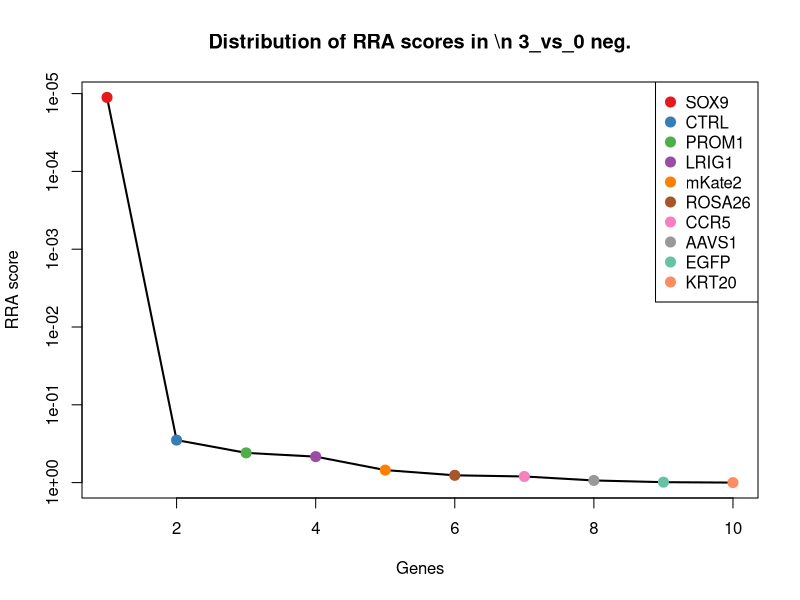
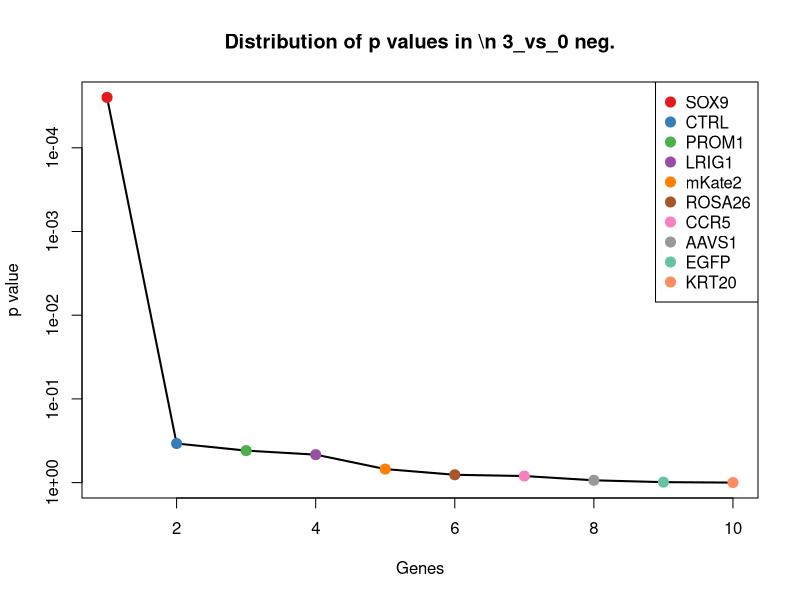
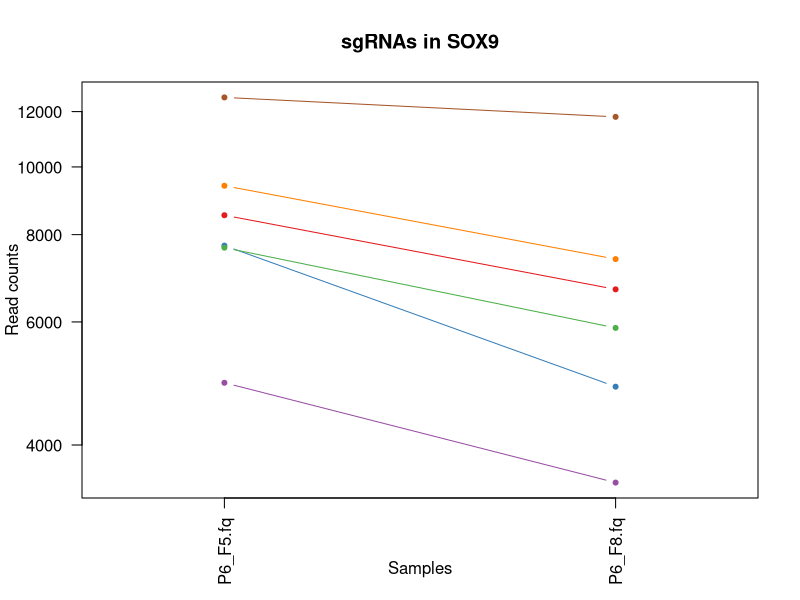
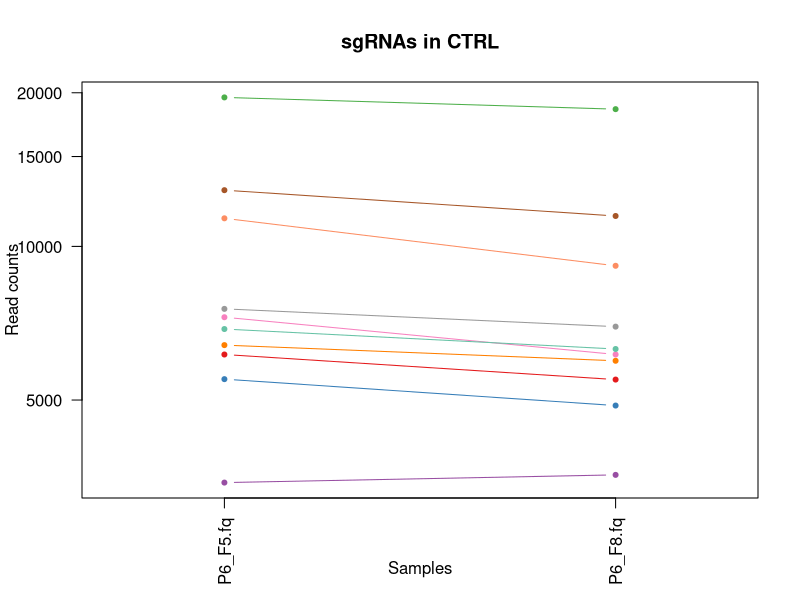
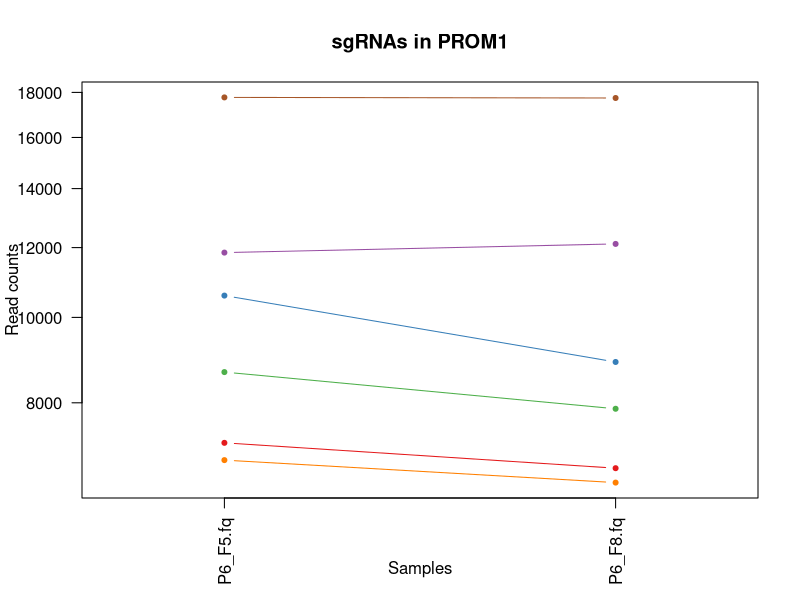
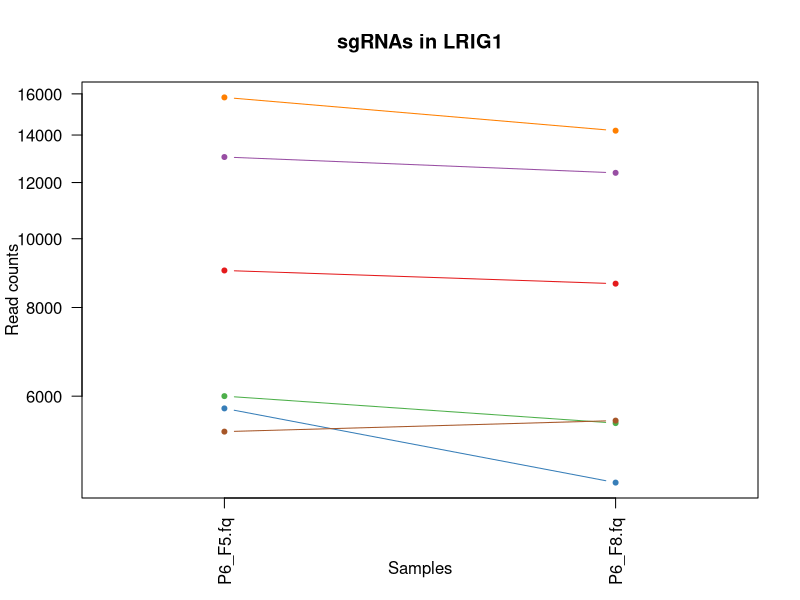
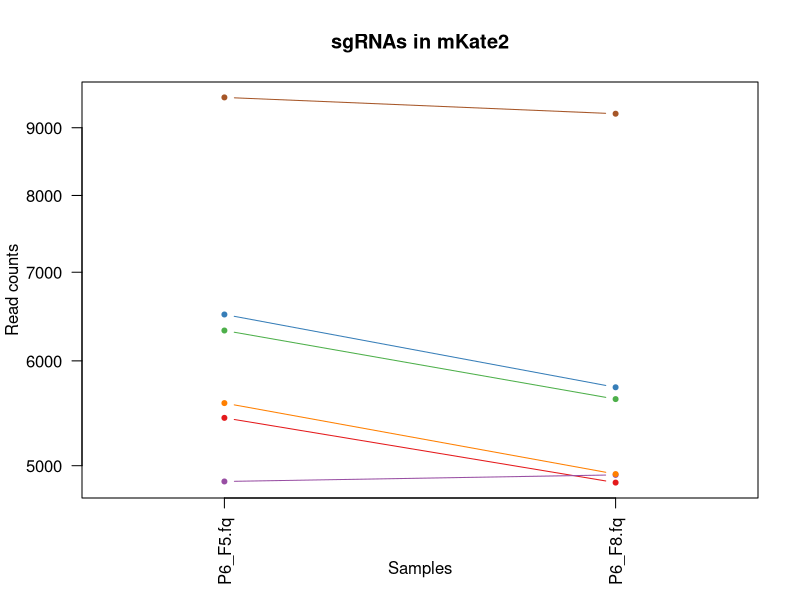
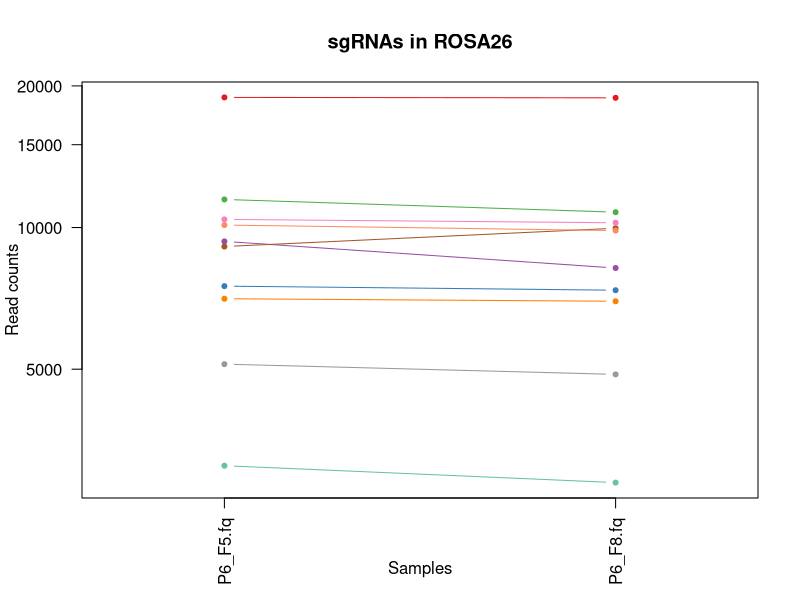

Reproduce these figures in R, in order. (Note: this script raises an error after producing the figures.)
pdf(file='P6_03_day3.pdf',width=4.5,height=4.5);
gstable=read.table('P6_03_day3.gene_summary.txt',header=T)
# 
#
# parameters
# Do not modify the variables beginning with "__"

# gstablename='__GENE_SUMMARY_FILE__'
startindex=3
# outputfile='__OUTPUT_FILE__'
targetgenelist=c("SOX9","CTRL","PROM1","LRIG1","mKate2","ROSA26","CCR5","AAVS1","EGFP","KRT20")
# samplelabel=sub('.\\w+.\\w+$','',colnames(gstable)[startindex]);
samplelabel='3_vs_0 neg.'


# You need to write some codes in front of this code:
# gstable=read.table(gstablename,header=T)
# pdf(file=outputfile,width=6,height=6)


# set up color using RColorBrewer
#library(RColorBrewer)
#colors <- brewer.pal(length(targetgenelist), "Set1")

colors=c( "#E41A1C", "#377EB8", "#4DAF4A", "#984EA3", "#FF7F00",  "#A65628", "#F781BF",
          "#999999", "#66C2A5", "#FC8D62", "#8DA0CB", "#E78AC3", "#A6D854", "#FFD92F", "#E5C494", "#B3B3B3", 
          "#8DD3C7", "#FFFFB3", "#BEBADA", "#FB8072", "#80B1D3", "#FDB462", "#B3DE69", "#FCCDE5",
          "#D9D9D9", "#BC80BD", "#CCEBC5", "#FFED6F")

######
# function definition

plotrankedvalues<-function(val, tglist, ...){
  
  plot(val,log='y',ylim=c(max(val),min(val)),type='l',lwd=2, ...)
  if(length(tglist)>0){
    for(i in 1:length(tglist)){
      targetgene=tglist[i];
      tx=which(names(val)==targetgene);ty=val[targetgene];
      points(tx,ty,col=colors[(i %% length(colors)) ],cex=2,pch=20)
      # text(tx+50,ty,targetgene,col=colors[i])
    }
    legend('topright',tglist,pch=20,pt.cex = 2,cex=1,col=colors)
  }
}



plotrandvalues<-function(val,targetgenelist, ...){
  # choose the one with the best distance distribution
  
  mindiffvalue=0;
  randval=val;
  for(i in 1:20){
    randval0=sample(val)
    vindex=sort(which(names(randval0) %in% targetgenelist))
    if(max(vindex)>0.9*length(val)){
      # print('pass...')
      next;
    }
    mindiffind=min(diff(vindex));
    if (mindiffind > mindiffvalue){
      mindiffvalue=mindiffind;
      randval=randval0;
      # print(paste('Diff: ',mindiffvalue))
    }
  }
  plot(randval,log='y',ylim=c(max(randval),min(randval)),pch=20,col='grey', ...)
  
  if(length(targetgenelist)>0){
    for(i in 1:length(targetgenelist)){
      targetgene=targetgenelist[i];
      tx=which(names(randval)==targetgene);ty=randval[targetgene];
      points(tx,ty,col=colors[(i %% length(colors)) ],cex=2,pch=20)
      text(tx+50,ty,targetgene,col=colors[i])
    }
  }
  
}




# set.seed(1235)



pvec=gstable[,startindex]
names(pvec)=gstable[,'id']
pvec=sort(pvec);

plotrankedvalues(pvec,targetgenelist,xlab='Genes',ylab='RRA score',main=paste('Distribution of RRA scores in \\n',samplelabel))

# plotrandvalues(pvec,targetgenelist,xlab='Genes',ylab='RRA score',main=paste('Distribution of RRA scores in \\n',samplelabel))


pvec=gstable[,startindex+1]
names(pvec)=gstable[,'id']
pvec=sort(pvec);

plotrankedvalues(pvec,targetgenelist,xlab='Genes',ylab='p value',main=paste('Distribution of p values in \\n',samplelabel))

# plotrandvalues(pvec,targetgenelist,xlab='Genes',ylab='p value',main=paste('Distribution of p values in \\n',samplelabel))



# you need to write after this code:
# dev.off()






# parameters
# Do not modify the variables beginning with "__"
targetmat=list(c(8527.181510033277,6679.385668411073),c(7714.853485062613,4846.250446738497),c(7662.810185412682,5881.980806588692),c(4909.040808283718,3532.772326028821),c(9397.209715050603,7379.130833673186),c(12572.982369775747,11791.736389263333))
targetgene="SOX9"
collabel=c("P6_F5.fq","P6_F8.fq")

# set up color using RColorBrewer
#library(RColorBrewer)
#colors <- brewer.pal(length(targetgenelist), "Set1")

colors=c( "#E41A1C", "#377EB8", "#4DAF4A", "#984EA3", "#FF7F00",  "#A65628", "#F781BF",
          "#999999", "#66C2A5", "#FC8D62", "#8DA0CB", "#E78AC3", "#A6D854", "#FFD92F", "#E5C494", "#B3B3B3", 
          "#8DD3C7", "#FFFFB3", "#BEBADA", "#FB8072", "#80B1D3", "#FDB462", "#B3DE69", "#FCCDE5",
          "#D9D9D9", "#BC80BD", "#CCEBC5", "#FFED6F")


## code

targetmatvec=unlist(targetmat)+1
yrange=range(targetmatvec[targetmatvec>0]);
# yrange[1]=1; # set the minimum value to 1
for(i in 1:length(targetmat)){
  vali=targetmat[[i]]+1;
  if(i==1){
    plot(1:length(vali),vali,type='b',las=1,pch=20,main=paste('sgRNAs in',targetgene),ylab='Read counts',xlab='Samples',xlim=c(0.7,length(vali)+0.3),ylim = yrange,col=colors[(i %% length(colors))],xaxt='n',log='y')
    axis(1,at=1:length(vali),labels=(collabel),las=2)
    # lines(0:100,rep(1,101),col='black');
  }else{
    lines(1:length(vali),vali,type='b',pch=20,col=colors[(i %% length(colors))])
  }
}




# parameters
# Do not modify the variables beginning with "__"
targetmat=list(c(6138.846606533178,5482.3824151585995),c(5492.830865226424,4875.8171438622485),c(19585.25130956429,18574.157517348085),c(3443.9087855302237,3565.922865228179),c(6404.719985179565,5967.993016403241),c(12886.37354375468,11470.086562977674),c(7263.434429403428,6140.017436032339),c(7542.884321001971,6961.6132318650625),c(6886.686194981101,6293.226684764505),c(11349.964828002367,9161.196305768373))
targetgene="CTRL"
collabel=c("P6_F5.fq","P6_F8.fq")

# set up color using RColorBrewer
#library(RColorBrewer)
#colors <- brewer.pal(length(targetgenelist), "Set1")

colors=c( "#E41A1C", "#377EB8", "#4DAF4A", "#984EA3", "#FF7F00",  "#A65628", "#F781BF",
          "#999999", "#66C2A5", "#FC8D62", "#8DA0CB", "#E78AC3", "#A6D854", "#FFD92F", "#E5C494", "#B3B3B3", 
          "#8DD3C7", "#FFFFB3", "#BEBADA", "#FB8072", "#80B1D3", "#FDB462", "#B3DE69", "#FCCDE5",
          "#D9D9D9", "#BC80BD", "#CCEBC5", "#FFED6F")


## code

targetmatvec=unlist(targetmat)+1
yrange=range(targetmatvec[targetmatvec>0]);
# yrange[1]=1; # set the minimum value to 1
for(i in 1:length(targetmat)){
  vali=targetmat[[i]]+1;
  if(i==1){
    plot(1:length(vali),vali,type='b',las=1,pch=20,main=paste('sgRNAs in',targetgene),ylab='Read counts',xlab='Samples',xlim=c(0.7,length(vali)+0.3),ylim = yrange,col=colors[(i %% length(colors))],xaxt='n',log='y')
    axis(1,at=1:length(vali),labels=(collabel),las=2)
    # lines(0:100,rep(1,101),col='black');
  }else{
    lines(1:length(vali),vali,type='b',pch=20,col=colors[(i %% length(colors))])
  }
}




# parameters
# Do not modify the variables beginning with "__"
targetmat=list(c(7204.602873277418,6742.998865253084),c(10585.154598364248,8899.57583424912),c(8667.47214387222,7875.492961144646),c(11843.244798597365,12115.178136586792),c(6886.686194981101,6493.921840998452),c(17764.86719789605,17737.330392694035))
targetgene="PROM1"
collabel=c("P6_F5.fq","P6_F8.fq")

# set up color using RColorBrewer
#library(RColorBrewer)
#colors <- brewer.pal(length(targetgenelist), "Set1")

colors=c( "#E41A1C", "#377EB8", "#4DAF4A", "#984EA3", "#FF7F00",  "#A65628", "#F781BF",
          "#999999", "#66C2A5", "#FC8D62", "#8DA0CB", "#E78AC3", "#A6D854", "#FFD92F", "#E5C494", "#B3B3B3", 
          "#8DD3C7", "#FFFFB3", "#BEBADA", "#FB8072", "#80B1D3", "#FDB462", "#B3DE69", "#FCCDE5",
          "#D9D9D9", "#BC80BD", "#CCEBC5", "#FFED6F")


## code

targetmatvec=unlist(targetmat)+1
yrange=range(targetmatvec[targetmatvec>0]);
# yrange[1]=1; # set the minimum value to 1
for(i in 1:length(targetmat)){
  vali=targetmat[[i]]+1;
  if(i==1){
    plot(1:length(vali),vali,type='b',las=1,pch=20,main=paste('sgRNAs in',targetgene),ylab='Read counts',xlab='Samples',xlim=c(0.7,length(vali)+0.3),ylim = yrange,col=colors[(i %% length(colors))],xaxt='n',log='y')
    axis(1,at=1:length(vali),labels=(collabel),las=2)
    # lines(0:100,rep(1,101),col='black');
  }else{
    lines(1:length(vali),vali,type='b',pch=20,col=colors[(i %% length(colors))])
  }
}




# parameters
# Do not modify the variables beginning with "__"
targetmat=list(c(9020.461480628275,8642.435165324376),c(5765.492500348889,4531.768304604053),c(5999.687348773579,5496.717783461025),c(13034.583810149048,12383.070331738358),c(15816.63758926167,14198.286343032902),c(5346.883350990748,5541.515809406102))
targetgene="LRIG1"
collabel=c("P6_F5.fq","P6_F8.fq")

# set up color using RColorBrewer
#library(RColorBrewer)
#colors <- brewer.pal(length(targetgenelist), "Set1")

colors=c( "#E41A1C", "#377EB8", "#4DAF4A", "#984EA3", "#FF7F00",  "#A65628", "#F781BF",
          "#999999", "#66C2A5", "#FC8D62", "#8DA0CB", "#E78AC3", "#A6D854", "#FFD92F", "#E5C494", "#B3B3B3", 
          "#8DD3C7", "#FFFFB3", "#BEBADA", "#FB8072", "#80B1D3", "#FDB462", "#B3DE69", "#FCCDE5",
          "#D9D9D9", "#BC80BD", "#CCEBC5", "#FFED6F")


## code

targetmatvec=unlist(targetmat)+1
yrange=range(targetmatvec[targetmatvec>0]);
# yrange[1]=1; # set the minimum value to 1
for(i in 1:length(targetmat)){
  vali=targetmat[[i]]+1;
  if(i==1){
    plot(1:length(vali),vali,type='b',las=1,pch=20,main=paste('sgRNAs in',targetgene),ylab='Read counts',xlab='Samples',xlim=c(0.7,length(vali)+0.3),ylim = yrange,col=colors[(i %% length(colors))],xaxt='n',log='y')
    axis(1,at=1:length(vali),labels=(collabel),las=2)
    # lines(0:100,rep(1,101),col='black');
  }else{
    lines(1:length(vali),vali,type='b',pch=20,col=colors[(i %% length(colors))])
  }
}




# parameters
# Do not modify the variables beginning with "__"
targetmat=list(c(5432.867933021069,4854.314091408612),c(6503.149704082695,5729.667518375428),c(6324.392283545975,5613.192650918227),c(4863.785765109866,4919.719209288424),c(5574.28994293936,4926.886893439637),c(9486.588425318963,9221.225660534777))
targetgene="mKate2"
collabel=c("P6_F5.fq","P6_F8.fq")

# set up color using RColorBrewer
#library(RColorBrewer)
#colors <- brewer.pal(length(targetgenelist), "Set1")

colors=c( "#E41A1C", "#377EB8", "#4DAF4A", "#984EA3", "#FF7F00",  "#A65628", "#F781BF",
          "#999999", "#66C2A5", "#FC8D62", "#8DA0CB", "#E78AC3", "#A6D854", "#FFD92F", "#E5C494", "#B3B3B3", 
          "#8DD3C7", "#FFFFB3", "#BEBADA", "#FB8072", "#80B1D3", "#FDB462", "#B3DE69", "#FCCDE5",
          "#D9D9D9", "#BC80BD", "#CCEBC5", "#FFED6F")


## code

targetmatvec=unlist(targetmat)+1
yrange=range(targetmatvec[targetmatvec>0]);
# yrange[1]=1; # set the minimum value to 1
for(i in 1:length(targetmat)){
  vali=targetmat[[i]]+1;
  if(i==1){
    plot(1:length(vali),vali,type='b',las=1,pch=20,main=paste('sgRNAs in',targetgene),ylab='Read counts',xlab='Samples',xlim=c(0.7,length(vali)+0.3),ylim = yrange,col=colors[(i %% length(colors))],xaxt='n',log='y')
    axis(1,at=1:length(vali),labels=(collabel),las=2)
    # lines(0:100,rep(1,101),col='black');
  }else{
    lines(1:length(vali),vali,type='b',pch=20,col=colors[(i %% length(colors))])
  }
}




# parameters
# Do not modify the variables beginning with "__"
targetmat=list(c(18904.1629097978,18864.448725472186),c(7506.680286462889,7358.523741738451),c(11473.284820651115,10780.19696342348),c(9344.035039321325,8202.518550543713),c(7057.523982962396,6971.46879757298),c(9112.102943055328,9965.768851741968),c(10405.26580174818,10236.348928450238),c(5124.002263359521,4874.025222824445),c(3116.9410985991344,2869.761542041673),c(10122.4217819116,9851.08590532257))
targetgene="ROSA26"
collabel=c("P6_F5.fq","P6_F8.fq")

# set up color using RColorBrewer
#library(RColorBrewer)
#colors <- brewer.pal(length(targetgenelist), "Set1")

colors=c( "#E41A1C", "#377EB8", "#4DAF4A", "#984EA3", "#FF7F00",  "#A65628", "#F781BF",
          "#999999", "#66C2A5", "#FC8D62", "#8DA0CB", "#E78AC3", "#A6D854", "#FFD92F", "#E5C494", "#B3B3B3", 
          "#8DD3C7", "#FFFFB3", "#BEBADA", "#FB8072", "#80B1D3", "#FDB462", "#B3DE69", "#FCCDE5",
          "#D9D9D9", "#BC80BD", "#CCEBC5", "#FFED6F")


## code

targetmatvec=unlist(targetmat)+1
yrange=range(targetmatvec[targetmatvec>0]);
# yrange[1]=1; # set the minimum value to 1
for(i in 1:length(targetmat)){
  vali=targetmat[[i]]+1;
  if(i==1){
    plot(1:length(vali),vali,type='b',las=1,pch=20,main=paste('sgRNAs in',targetgene),ylab='Read counts',xlab='Samples',xlim=c(0.7,length(vali)+0.3),ylim = yrange,col=colors[(i %% length(colors))],xaxt='n',log='y')
    axis(1,at=1:length(vali),labels=(collabel),las=2)
    # lines(0:100,rep(1,101),col='black');
  }else{
    lines(1:length(vali),vali,type='b',pch=20,col=colors[(i %% length(colors))])
  }
}




# parameters
# Do not modify the variables beginning with "__"
targetmat=list(c(5770.0180046662745,5426.832862986704),c(8958.235796264227,7882.660645295859),c(4970.13511656842,5117.726483965668),c(4557.18284760701,4163.528531335514),c(5867.316347490058,5786.113031066226),c(7186.500856007878,6786.004970160358),c(12780.024192296125,13609.640282114582),c(7780.4732976647,8503.561284894635),c(3972.261414584959,4111.562821239224),c(6752.052441538887,6538.71986694353))
targetgene="CCR5"
collabel=c("P6_F5.fq","P6_F8.fq")

# set up color using RColorBrewer
#library(RColorBrewer)
#colors <- brewer.pal(length(targetgenelist), "Set1")

colors=c( "#E41A1C", "#377EB8", "#4DAF4A", "#984EA3", "#FF7F00",  "#A65628", "#F781BF",
          "#999999", "#66C2A5", "#FC8D62", "#8DA0CB", "#E78AC3", "#A6D854", "#FFD92F", "#E5C494", "#B3B3B3", 
          "#8DD3C7", "#FFFFB3", "#BEBADA", "#FB8072", "#80B1D3", "#FDB462", "#B3DE69", "#FCCDE5",
          "#D9D9D9", "#BC80BD", "#CCEBC5", "#FFED6F")


## code

targetmatvec=unlist(targetmat)+1
yrange=range(targetmatvec[targetmatvec>0]);
# yrange[1]=1; # set the minimum value to 1
for(i in 1:length(targetmat)){
  vali=targetmat[[i]]+1;
  if(i==1){
    plot(1:length(vali),vali,type='b',las=1,pch=20,main=paste('sgRNAs in',targetgene),ylab='Read counts',xlab='Samples',xlim=c(0.7,length(vali)+0.3),ylim = yrange,col=colors[(i %% length(colors))],xaxt='n',log='y')
    axis(1,at=1:length(vali),labels=(collabel),las=2)
    # lines(0:100,rep(1,101),col='black');
  }else{
    lines(1:length(vali),vali,type='b',pch=20,col=colors[(i %% length(colors))])
  }
}




# parameters
# Do not modify the variables beginning with "__"
targetmat=list(c(10183.5160901963,10171.839771089326),c(5188.490699882262,6186.60738301522),c(7151.428197548142,6629.211879352587),c(4315.068366626896,4169.800254967825),c(7495.366525669425,7069.128494133249),c(2312.5327061838952,2518.545018632264),c(5834.506441189015,5801.344359887552),c(10901.93990058122,10021.318403913865),c(2964.20532788738,2890.368633976408),c(4144.230578645601,4173.384097043431))
targetgene="AAVS1"
collabel=c("P6_F5.fq","P6_F8.fq")

# set up color using RColorBrewer
#library(RColorBrewer)
#colors <- brewer.pal(length(targetgenelist), "Set1")

colors=c( "#E41A1C", "#377EB8", "#4DAF4A", "#984EA3", "#FF7F00",  "#A65628", "#F781BF",
          "#999999", "#66C2A5", "#FC8D62", "#8DA0CB", "#E78AC3", "#A6D854", "#FFD92F", "#E5C494", "#B3B3B3", 
          "#8DD3C7", "#FFFFB3", "#BEBADA", "#FB8072", "#80B1D3", "#FDB462", "#B3DE69", "#FCCDE5",
          "#D9D9D9", "#BC80BD", "#CCEBC5", "#FFED6F")


## code

targetmatvec=unlist(targetmat)+1
yrange=range(targetmatvec[targetmatvec>0]);
# yrange[1]=1; # set the minimum value to 1
for(i in 1:length(targetmat)){
  vali=targetmat[[i]]+1;
  if(i==1){
    plot(1:length(vali),vali,type='b',las=1,pch=20,main=paste('sgRNAs in',targetgene),ylab='Read counts',xlab='Samples',xlim=c(0.7,length(vali)+0.3),ylim = yrange,col=colors[(i %% length(colors))],xaxt='n',log='y')
    axis(1,at=1:length(vali),labels=(collabel),las=2)
    # lines(0:100,rep(1,101),col='black');
  }else{
    lines(1:length(vali),vali,type='b',pch=20,col=colors[(i %% length(colors))])
  }
}




# parameters
# Do not modify the variables beginning with "__"
targetmat=list(c(3373.7634686107513,7793.960553924605),c(5806.222039205357,10307.12980944346),c(4103.501039789133,5181.339680807678),c(3705.2566598592252,5791.488794179635),c(5478.122976194922,9353.827817332209),c(11317.154921701322,10986.267882770837))
targetgene="EGFP"
collabel=c("P6_F5.fq","P6_F8.fq")

# set up color using RColorBrewer
#library(RColorBrewer)
#colors <- brewer.pal(length(targetgenelist), "Set1")

colors=c( "#E41A1C", "#377EB8", "#4DAF4A", "#984EA3", "#FF7F00",  "#A65628", "#F781BF",
          "#999999", "#66C2A5", "#FC8D62", "#8DA0CB", "#E78AC3", "#A6D854", "#FFD92F", "#E5C494", "#B3B3B3", 
          "#8DD3C7", "#FFFFB3", "#BEBADA", "#FB8072", "#80B1D3", "#FDB462", "#B3DE69", "#FCCDE5",
          "#D9D9D9", "#BC80BD", "#CCEBC5", "#FFED6F")


## code

targetmatvec=unlist(targetmat)+1
yrange=range(targetmatvec[targetmatvec>0]);
# yrange[1]=1; # set the minimum value to 1
for(i in 1:length(targetmat)){
  vali=targetmat[[i]]+1;
  if(i==1){
    plot(1:length(vali),vali,type='b',las=1,pch=20,main=paste('sgRNAs in',targetgene),ylab='Read counts',xlab='Samples',xlim=c(0.7,length(vali)+0.3),ylim = yrange,col=colors[(i %% length(colors))],xaxt='n',log='y')
    axis(1,at=1:length(vali),labels=(collabel),las=2)
    # lines(0:100,rep(1,101),col='black');
  }else{
    lines(1:length(vali),vali,type='b',pch=20,col=colors[(i %% length(colors))])
  }
}




# parameters
# Do not modify the variables beginning with "__"
targetmat=list(c(3311.537784246703,6166.000291080484),c(5945.381296964955,9617.240209889263),c(4136.310946090176,7362.107583814057),c(2071.5496012831272,3316.845840973547),c(6928.547109916914,11544.451286046504),c(4266.419195215004,6115.826502021997))
targetgene="KRT20"
collabel=c("P6_F5.fq","P6_F8.fq")

# set up color using RColorBrewer
#library(RColorBrewer)
#colors <- brewer.pal(length(targetgenelist), "Set1")

colors=c( "#E41A1C", "#377EB8", "#4DAF4A", "#984EA3", "#FF7F00",  "#A65628", "#F781BF",
          "#999999", "#66C2A5", "#FC8D62", "#8DA0CB", "#E78AC3", "#A6D854", "#FFD92F", "#E5C494", "#B3B3B3", 
          "#8DD3C7", "#FFFFB3", "#BEBADA", "#FB8072", "#80B1D3", "#FDB462", "#B3DE69", "#FCCDE5",
          "#D9D9D9", "#BC80BD", "#CCEBC5", "#FFED6F")


## code

targetmatvec=unlist(targetmat)+1
yrange=range(targetmatvec[targetmatvec>0]);
# yrange[1]=1; # set the minimum value to 1
for(i in 1:length(targetmat)){
  vali=targetmat[[i]]+1;
  if(i==1){
    plot(1:length(vali),vali,type='b',las=1,pch=20,main=paste('sgRNAs in',targetgene),ylab='Read counts',xlab='Samples',xlim=c(0.7,length(vali)+0.3),ylim = yrange,col=colors[(i %% length(colors))],xaxt='n',log='y')
    axis(1,at=1:length(vali),labels=(collabel),las=2)
    # lines(0:100,rep(1,101),col='black');
  }else{
    lines(1:length(vali),vali,type='b',pch=20,col=colors[(i %% length(colors))])
  }
}



# 
#
# parameters
# Do not modify the variables beginning with "__"

# gstablename='__GENE_SUMMARY_FILE__'
startindex=9
# outputfile='__OUTPUT_FILE__'
targetgenelist=c("KRT20","EGFP","LRIG1","PROM1","AAVS1","ROSA26","CCR5","mKate2","CTRL","SOX9")
# samplelabel=sub('.\\w+.\\w+$','',colnames(gstable)[startindex]);
samplelabel='3_vs_0 pos.'


# You need to write some codes in front of this code:
# gstable=read.table(gstablename,header=T)
# pdf(file=outputfile,width=6,height=6)


# set up color using RColorBrewer
#library(RColorBrewer)
#colors <- brewer.pal(length(targetgenelist), "Set1")

colors=c( "#E41A1C", "#377EB8", "#4DAF4A", "#984EA3", "#FF7F00",  "#A65628", "#F781BF",
          "#999999", "#66C2A5", "#FC8D62", "#8DA0CB", "#E78AC3", "#A6D854", "#FFD92F", "#E5C494", "#B3B3B3", 
          "#8DD3C7", "#FFFFB3", "#BEBADA", "#FB8072", "#80B1D3", "#FDB462", "#B3DE69", "#FCCDE5",
          "#D9D9D9", "#BC80BD", "#CCEBC5", "#FFED6F")

######
# function definition

plotrankedvalues<-function(val, tglist, ...){
  
  plot(val,log='y',ylim=c(max(val),min(val)),type='l',lwd=2, ...)
  if(length(tglist)>0){
    for(i in 1:length(tglist)){
      targetgene=tglist[i];
      tx=which(names(val)==targetgene);ty=val[targetgene];
      points(tx,ty,col=colors[(i %% length(colors)) ],cex=2,pch=20)
      # text(tx+50,ty,targetgene,col=colors[i])
    }
    legend('topright',tglist,pch=20,pt.cex = 2,cex=1,col=colors)
  }
}



plotrandvalues<-function(val,targetgenelist, ...){
  # choose the one with the best distance distribution
  
  mindiffvalue=0;
  randval=val;
  for(i in 1:20){
    randval0=sample(val)
    vindex=sort(which(names(randval0) %in% targetgenelist))
    if(max(vindex)>0.9*length(val)){
      # print('pass...')
      next;
    }
    mindiffind=min(diff(vindex));
    if (mindiffind > mindiffvalue){
      mindiffvalue=mindiffind;
      randval=randval0;
      # print(paste('Diff: ',mindiffvalue))
    }
  }
  plot(randval,log='y',ylim=c(max(randval),min(randval)),pch=20,col='grey', ...)
  
  if(length(targetgenelist)>0){
    for(i in 1:length(targetgenelist)){
      targetgene=targetgenelist[i];
      tx=which(names(randval)==targetgene);ty=randval[targetgene];
      points(tx,ty,col=colors[(i %% length(colors)) ],cex=2,pch=20)
      text(tx+50,ty,targetgene,col=colors[i])
    }
  }
  
}




# set.seed(1235)



pvec=gstable[,startindex]
names(pvec)=gstable[,'id']
pvec=sort(pvec);

plotrankedvalues(pvec,targetgenelist,xlab='Genes',ylab='RRA score',main=paste('Distribution of RRA scores in \\n',samplelabel))

# plotrandvalues(pvec,targetgenelist,xlab='Genes',ylab='RRA score',main=paste('Distribution of RRA scores in \\n',samplelabel))


pvec=gstable[,startindex+1]
names(pvec)=gstable[,'id']
pvec=sort(pvec);

plotrankedvalues(pvec,targetgenelist,xlab='Genes',ylab='p value',main=paste('Distribution of p values in \\n',samplelabel))

# plotrandvalues(pvec,targetgenelist,xlab='Genes',ylab='p value',main=paste('Distribution of p values in \\n',samplelabel))



# you need to write after this code:
# dev.off()






# parameters
# Do not modify the variables beginning with "__"
targetmat=list(c(3311.537784246703,6166.000291080484),c(5945.381296964955,9617.240209889263),c(4136.310946090176,7362.107583814057),c(2071.5496012831272,3316.845840973547),c(6928.547109916914,11544.451286046504),c(4266.419195215004,6115.826502021997))
targetgene="KRT20"
collabel=c("P6_F5.fq","P6_F8.fq")

# set up color using RColorBrewer
#library(RColorBrewer)
#colors <- brewer.pal(length(targetgenelist), "Set1")

colors=c( "#E41A1C", "#377EB8", "#4DAF4A", "#984EA3", "#FF7F00",  "#A65628", "#F781BF",
          "#999999", "#66C2A5", "#FC8D62", "#8DA0CB", "#E78AC3", "#A6D854", "#FFD92F", "#E5C494", "#B3B3B3", 
          "#8DD3C7", "#FFFFB3", "#BEBADA", "#FB8072", "#80B1D3", "#FDB462", "#B3DE69", "#FCCDE5",
          "#D9D9D9", "#BC80BD", "#CCEBC5", "#FFED6F")


## code

targetmatvec=unlist(targetmat)+1
yrange=range(targetmatvec[targetmatvec>0]);
# yrange[1]=1; # set the minimum value to 1
for(i in 1:length(targetmat)){
  vali=targetmat[[i]]+1;
  if(i==1){
    plot(1:length(vali),vali,type='b',las=1,pch=20,main=paste('sgRNAs in',targetgene),ylab='Read counts',xlab='Samples',xlim=c(0.7,length(vali)+0.3),ylim = yrange,col=colors[(i %% length(colors))],xaxt='n',log='y')
    axis(1,at=1:length(vali),labels=(collabel),las=2)
    # lines(0:100,rep(1,101),col='black');
  }else{
    lines(1:length(vali),vali,type='b',pch=20,col=colors[(i %% length(colors))])
  }
}




# parameters
# Do not modify the variables beginning with "__"
targetmat=list(c(3373.7634686107513,7793.960553924605),c(5806.222039205357,10307.12980944346),c(4103.501039789133,5181.339680807678),c(3705.2566598592252,5791.488794179635),c(5478.122976194922,9353.827817332209),c(11317.154921701322,10986.267882770837))
targetgene="EGFP"
collabel=c("P6_F5.fq","P6_F8.fq")

# set up color using RColorBrewer
#library(RColorBrewer)
#colors <- brewer.pal(length(targetgenelist), "Set1")

colors=c( "#E41A1C", "#377EB8", "#4DAF4A", "#984EA3", "#FF7F00",  "#A65628", "#F781BF",
          "#999999", "#66C2A5", "#FC8D62", "#8DA0CB", "#E78AC3", "#A6D854", "#FFD92F", "#E5C494", "#B3B3B3", 
          "#8DD3C7", "#FFFFB3", "#BEBADA", "#FB8072", "#80B1D3", "#FDB462", "#B3DE69", "#FCCDE5",
          "#D9D9D9", "#BC80BD", "#CCEBC5", "#FFED6F")


## code

targetmatvec=unlist(targetmat)+1
yrange=range(targetmatvec[targetmatvec>0]);
# yrange[1]=1; # set the minimum value to 1
for(i in 1:length(targetmat)){
  vali=targetmat[[i]]+1;
  if(i==1){
    plot(1:length(vali),vali,type='b',las=1,pch=20,main=paste('sgRNAs in',targetgene),ylab='Read counts',xlab='Samples',xlim=c(0.7,length(vali)+0.3),ylim = yrange,col=colors[(i %% length(colors))],xaxt='n',log='y')
    axis(1,at=1:length(vali),labels=(collabel),las=2)
    # lines(0:100,rep(1,101),col='black');
  }else{
    lines(1:length(vali),vali,type='b',pch=20,col=colors[(i %% length(colors))])
  }
}




# parameters
# Do not modify the variables beginning with "__"
targetmat=list(c(9020.461480628275,8642.435165324376),c(5765.492500348889,4531.768304604053),c(5999.687348773579,5496.717783461025),c(13034.583810149048,12383.070331738358),c(15816.63758926167,14198.286343032902),c(5346.883350990748,5541.515809406102))
targetgene="LRIG1"
collabel=c("P6_F5.fq","P6_F8.fq")

# set up color using RColorBrewer
#library(RColorBrewer)
#colors <- brewer.pal(length(targetgenelist), "Set1")

colors=c( "#E41A1C", "#377EB8", "#4DAF4A", "#984EA3", "#FF7F00",  "#A65628", "#F781BF",
          "#999999", "#66C2A5", "#FC8D62", "#8DA0CB", "#E78AC3", "#A6D854", "#FFD92F", "#E5C494", "#B3B3B3", 
          "#8DD3C7", "#FFFFB3", "#BEBADA", "#FB8072", "#80B1D3", "#FDB462", "#B3DE69", "#FCCDE5",
          "#D9D9D9", "#BC80BD", "#CCEBC5", "#FFED6F")


## code

targetmatvec=unlist(targetmat)+1
yrange=range(targetmatvec[targetmatvec>0]);
# yrange[1]=1; # set the minimum value to 1
for(i in 1:length(targetmat)){
  vali=targetmat[[i]]+1;
  if(i==1){
    plot(1:length(vali),vali,type='b',las=1,pch=20,main=paste('sgRNAs in',targetgene),ylab='Read counts',xlab='Samples',xlim=c(0.7,length(vali)+0.3),ylim = yrange,col=colors[(i %% length(colors))],xaxt='n',log='y')
    axis(1,at=1:length(vali),labels=(collabel),las=2)
    # lines(0:100,rep(1,101),col='black');
  }else{
    lines(1:length(vali),vali,type='b',pch=20,col=colors[(i %% length(colors))])
  }
}




# parameters
# Do not modify the variables beginning with "__"
targetmat=list(c(7204.602873277418,6742.998865253084),c(10585.154598364248,8899.57583424912),c(8667.47214387222,7875.492961144646),c(11843.244798597365,12115.178136586792),c(6886.686194981101,6493.921840998452),c(17764.86719789605,17737.330392694035))
targetgene="PROM1"
collabel=c("P6_F5.fq","P6_F8.fq")

# set up color using RColorBrewer
#library(RColorBrewer)
#colors <- brewer.pal(length(targetgenelist), "Set1")

colors=c( "#E41A1C", "#377EB8", "#4DAF4A", "#984EA3", "#FF7F00",  "#A65628", "#F781BF",
          "#999999", "#66C2A5", "#FC8D62", "#8DA0CB", "#E78AC3", "#A6D854", "#FFD92F", "#E5C494", "#B3B3B3", 
          "#8DD3C7", "#FFFFB3", "#BEBADA", "#FB8072", "#80B1D3", "#FDB462", "#B3DE69", "#FCCDE5",
          "#D9D9D9", "#BC80BD", "#CCEBC5", "#FFED6F")


## code

targetmatvec=unlist(targetmat)+1
yrange=range(targetmatvec[targetmatvec>0]);
# yrange[1]=1; # set the minimum value to 1
for(i in 1:length(targetmat)){
  vali=targetmat[[i]]+1;
  if(i==1){
    plot(1:length(vali),vali,type='b',las=1,pch=20,main=paste('sgRNAs in',targetgene),ylab='Read counts',xlab='Samples',xlim=c(0.7,length(vali)+0.3),ylim = yrange,col=colors[(i %% length(colors))],xaxt='n',log='y')
    axis(1,at=1:length(vali),labels=(collabel),las=2)
    # lines(0:100,rep(1,101),col='black');
  }else{
    lines(1:length(vali),vali,type='b',pch=20,col=colors[(i %% length(colors))])
  }
}




# parameters
# Do not modify the variables beginning with "__"
targetmat=list(c(10183.5160901963,10171.839771089326),c(5188.490699882262,6186.60738301522),c(7151.428197548142,6629.211879352587),c(4315.068366626896,4169.800254967825),c(7495.366525669425,7069.128494133249),c(2312.5327061838952,2518.545018632264),c(5834.506441189015,5801.344359887552),c(10901.93990058122,10021.318403913865),c(2964.20532788738,2890.368633976408),c(4144.230578645601,4173.384097043431))
targetgene="AAVS1"
collabel=c("P6_F5.fq","P6_F8.fq")

# set up color using RColorBrewer
#library(RColorBrewer)
#colors <- brewer.pal(length(targetgenelist), "Set1")

colors=c( "#E41A1C", "#377EB8", "#4DAF4A", "#984EA3", "#FF7F00",  "#A65628", "#F781BF",
          "#999999", "#66C2A5", "#FC8D62", "#8DA0CB", "#E78AC3", "#A6D854", "#FFD92F", "#E5C494", "#B3B3B3", 
          "#8DD3C7", "#FFFFB3", "#BEBADA", "#FB8072", "#80B1D3", "#FDB462", "#B3DE69", "#FCCDE5",
          "#D9D9D9", "#BC80BD", "#CCEBC5", "#FFED6F")


## code

targetmatvec=unlist(targetmat)+1
yrange=range(targetmatvec[targetmatvec>0]);
# yrange[1]=1; # set the minimum value to 1
for(i in 1:length(targetmat)){
  vali=targetmat[[i]]+1;
  if(i==1){
    plot(1:length(vali),vali,type='b',las=1,pch=20,main=paste('sgRNAs in',targetgene),ylab='Read counts',xlab='Samples',xlim=c(0.7,length(vali)+0.3),ylim = yrange,col=colors[(i %% length(colors))],xaxt='n',log='y')
    axis(1,at=1:length(vali),labels=(collabel),las=2)
    # lines(0:100,rep(1,101),col='black');
  }else{
    lines(1:length(vali),vali,type='b',pch=20,col=colors[(i %% length(colors))])
  }
}




# parameters
# Do not modify the variables beginning with "__"
targetmat=list(c(18904.1629097978,18864.448725472186),c(7506.680286462889,7358.523741738451),c(11473.284820651115,10780.19696342348),c(9344.035039321325,8202.518550543713),c(7057.523982962396,6971.46879757298),c(9112.102943055328,9965.768851741968),c(10405.26580174818,10236.348928450238),c(5124.002263359521,4874.025222824445),c(3116.9410985991344,2869.761542041673),c(10122.4217819116,9851.08590532257))
targetgene="ROSA26"
collabel=c("P6_F5.fq","P6_F8.fq")

# set up color using RColorBrewer
#library(RColorBrewer)
#colors <- brewer.pal(length(targetgenelist), "Set1")

colors=c( "#E41A1C", "#377EB8", "#4DAF4A", "#984EA3", "#FF7F00",  "#A65628", "#F781BF",
          "#999999", "#66C2A5", "#FC8D62", "#8DA0CB", "#E78AC3", "#A6D854", "#FFD92F", "#E5C494", "#B3B3B3", 
          "#8DD3C7", "#FFFFB3", "#BEBADA", "#FB8072", "#80B1D3", "#FDB462", "#B3DE69", "#FCCDE5",
          "#D9D9D9", "#BC80BD", "#CCEBC5", "#FFED6F")


## code

targetmatvec=unlist(targetmat)+1
yrange=range(targetmatvec[targetmatvec>0]);
# yrange[1]=1; # set the minimum value to 1
for(i in 1:length(targetmat)){
  vali=targetmat[[i]]+1;
  if(i==1){
    plot(1:length(vali),vali,type='b',las=1,pch=20,main=paste('sgRNAs in',targetgene),ylab='Read counts',xlab='Samples',xlim=c(0.7,length(vali)+0.3),ylim = yrange,col=colors[(i %% length(colors))],xaxt='n',log='y')
    axis(1,at=1:length(vali),labels=(collabel),las=2)
    # lines(0:100,rep(1,101),col='black');
  }else{
    lines(1:length(vali),vali,type='b',pch=20,col=colors[(i %% length(colors))])
  }
}




# parameters
# Do not modify the variables beginning with "__"
targetmat=list(c(5770.0180046662745,5426.832862986704),c(8958.235796264227,7882.660645295859),c(4970.13511656842,5117.726483965668),c(4557.18284760701,4163.528531335514),c(5867.316347490058,5786.113031066226),c(7186.500856007878,6786.004970160358),c(12780.024192296125,13609.640282114582),c(7780.4732976647,8503.561284894635),c(3972.261414584959,4111.562821239224),c(6752.052441538887,6538.71986694353))
targetgene="CCR5"
collabel=c("P6_F5.fq","P6_F8.fq")

# set up color using RColorBrewer
#library(RColorBrewer)
#colors <- brewer.pal(length(targetgenelist), "Set1")

colors=c( "#E41A1C", "#377EB8", "#4DAF4A", "#984EA3", "#FF7F00",  "#A65628", "#F781BF",
          "#999999", "#66C2A5", "#FC8D62", "#8DA0CB", "#E78AC3", "#A6D854", "#FFD92F", "#E5C494", "#B3B3B3", 
          "#8DD3C7", "#FFFFB3", "#BEBADA", "#FB8072", "#80B1D3", "#FDB462", "#B3DE69", "#FCCDE5",
          "#D9D9D9", "#BC80BD", "#CCEBC5", "#FFED6F")


## code

targetmatvec=unlist(targetmat)+1
yrange=range(targetmatvec[targetmatvec>0]);
# yrange[1]=1; # set the minimum value to 1
for(i in 1:length(targetmat)){
  vali=targetmat[[i]]+1;
  if(i==1){
    plot(1:length(vali),vali,type='b',las=1,pch=20,main=paste('sgRNAs in',targetgene),ylab='Read counts',xlab='Samples',xlim=c(0.7,length(vali)+0.3),ylim = yrange,col=colors[(i %% length(colors))],xaxt='n',log='y')
    axis(1,at=1:length(vali),labels=(collabel),las=2)
    # lines(0:100,rep(1,101),col='black');
  }else{
    lines(1:length(vali),vali,type='b',pch=20,col=colors[(i %% length(colors))])
  }
}




# parameters
# Do not modify the variables beginning with "__"
targetmat=list(c(5432.867933021069,4854.314091408612),c(6503.149704082695,5729.667518375428),c(6324.392283545975,5613.192650918227),c(4863.785765109866,4919.719209288424),c(5574.28994293936,4926.886893439637),c(9486.588425318963,9221.225660534777))
targetgene="mKate2"
collabel=c("P6_F5.fq","P6_F8.fq")

# set up color using RColorBrewer
#library(RColorBrewer)
#colors <- brewer.pal(length(targetgenelist), "Set1")

colors=c( "#E41A1C", "#377EB8", "#4DAF4A", "#984EA3", "#FF7F00",  "#A65628", "#F781BF",
          "#999999", "#66C2A5", "#FC8D62", "#8DA0CB", "#E78AC3", "#A6D854", "#FFD92F", "#E5C494", "#B3B3B3", 
          "#8DD3C7", "#FFFFB3", "#BEBADA", "#FB8072", "#80B1D3", "#FDB462", "#B3DE69", "#FCCDE5",
          "#D9D9D9", "#BC80BD", "#CCEBC5", "#FFED6F")


## code

targetmatvec=unlist(targetmat)+1
yrange=range(targetmatvec[targetmatvec>0]);
# yrange[1]=1; # set the minimum value to 1
for(i in 1:length(targetmat)){
  vali=targetmat[[i]]+1;
  if(i==1){
    plot(1:length(vali),vali,type='b',las=1,pch=20,main=paste('sgRNAs in',targetgene),ylab='Read counts',xlab='Samples',xlim=c(0.7,length(vali)+0.3),ylim = yrange,col=colors[(i %% length(colors))],xaxt='n',log='y')
    axis(1,at=1:length(vali),labels=(collabel),las=2)
    # lines(0:100,rep(1,101),col='black');
  }else{
    lines(1:length(vali),vali,type='b',pch=20,col=colors[(i %% length(colors))])
  }
}




# parameters
# Do not modify the variables beginning with "__"
targetmat=list(c(6138.846606533178,5482.3824151585995),c(5492.830865226424,4875.8171438622485),c(19585.25130956429,18574.157517348085),c(3443.9087855302237,3565.922865228179),c(6404.719985179565,5967.993016403241),c(12886.37354375468,11470.086562977674),c(7263.434429403428,6140.017436032339),c(7542.884321001971,6961.6132318650625),c(6886.686194981101,6293.226684764505),c(11349.964828002367,9161.196305768373))
targetgene="CTRL"
collabel=c("P6_F5.fq","P6_F8.fq")

# set up color using RColorBrewer
#library(RColorBrewer)
#colors <- brewer.pal(length(targetgenelist), "Set1")

colors=c( "#E41A1C", "#377EB8", "#4DAF4A", "#984EA3", "#FF7F00",  "#A65628", "#F781BF",
          "#999999", "#66C2A5", "#FC8D62", "#8DA0CB", "#E78AC3", "#A6D854", "#FFD92F", "#E5C494", "#B3B3B3", 
          "#8DD3C7", "#FFFFB3", "#BEBADA", "#FB8072", "#80B1D3", "#FDB462", "#B3DE69", "#FCCDE5",
          "#D9D9D9", "#BC80BD", "#CCEBC5", "#FFED6F")


## code

targetmatvec=unlist(targetmat)+1
yrange=range(targetmatvec[targetmatvec>0]);
# yrange[1]=1; # set the minimum value to 1
for(i in 1:length(targetmat)){
  vali=targetmat[[i]]+1;
  if(i==1){
    plot(1:length(vali),vali,type='b',las=1,pch=20,main=paste('sgRNAs in',targetgene),ylab='Read counts',xlab='Samples',xlim=c(0.7,length(vali)+0.3),ylim = yrange,col=colors[(i %% length(colors))],xaxt='n',log='y')
    axis(1,at=1:length(vali),labels=(collabel),las=2)
    # lines(0:100,rep(1,101),col='black');
  }else{
    lines(1:length(vali),vali,type='b',pch=20,col=colors[(i %% length(colors))])
  }
}




# parameters
# Do not modify the variables beginning with "__"
targetmat=list(c(8527.181510033277,6679.385668411073),c(7714.853485062613,4846.250446738497),c(7662.810185412682,5881.980806588692),c(4909.040808283718,3532.772326028821),c(9397.209715050603,7379.130833673186),c(12572.982369775747,11791.736389263333))
targetgene="SOX9"
collabel=c("P6_F5.fq","P6_F8.fq")

# set up color using RColorBrewer
#library(RColorBrewer)
#colors <- brewer.pal(length(targetgenelist), "Set1")

colors=c( "#E41A1C", "#377EB8", "#4DAF4A", "#984EA3", "#FF7F00",  "#A65628", "#F781BF",
          "#999999", "#66C2A5", "#FC8D62", "#8DA0CB", "#E78AC3", "#A6D854", "#FFD92F", "#E5C494", "#B3B3B3", 
          "#8DD3C7", "#FFFFB3", "#BEBADA", "#FB8072", "#80B1D3", "#FDB462", "#B3DE69", "#FCCDE5",
          "#D9D9D9", "#BC80BD", "#CCEBC5", "#FFED6F")


## code

targetmatvec=unlist(targetmat)+1
yrange=range(targetmatvec[targetmatvec>0]);
# yrange[1]=1; # set the minimum value to 1
for(i in 1:length(targetmat)){
  vali=targetmat[[i]]+1;
  if(i==1){
    plot(1:length(vali),vali,type='b',las=1,pch=20,main=paste('sgRNAs in',targetgene),ylab='Read counts',xlab='Samples',xlim=c(0.7,length(vali)+0.3),ylim = yrange,col=colors[(i %% length(colors))],xaxt='n',log='y')
    axis(1,at=1:length(vali),labels=(collabel),las=2)
    # lines(0:100,rep(1,101),col='black');
  }else{
    lines(1:length(vali),vali,type='b',pch=20,col=colors[(i %% length(colors))])
  }
}



dev.off()
Sweave("P6_03_day3_summary.Rnw");
library(tools);

texi2dvi("P6_03_day3_summary.tex",pdf=TRUE);
